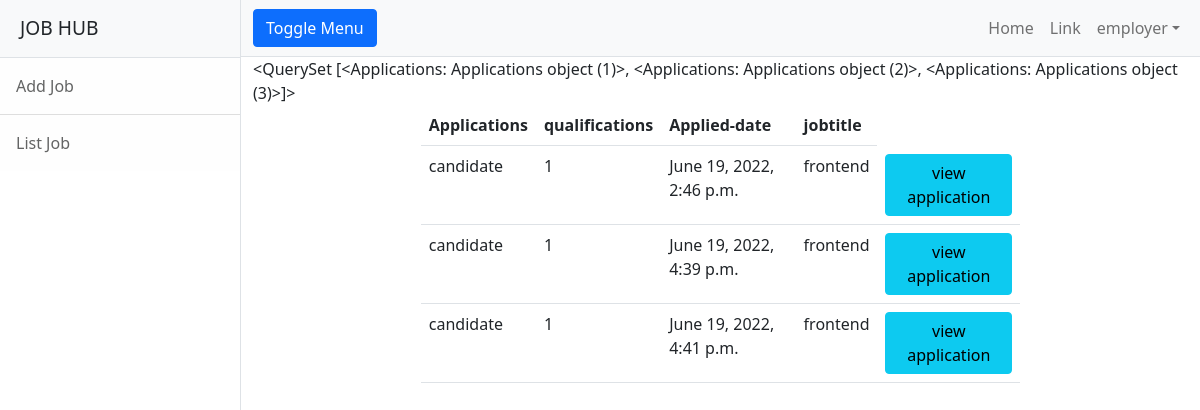
The app's page /employer/applications/all/2 (signed in), older data.
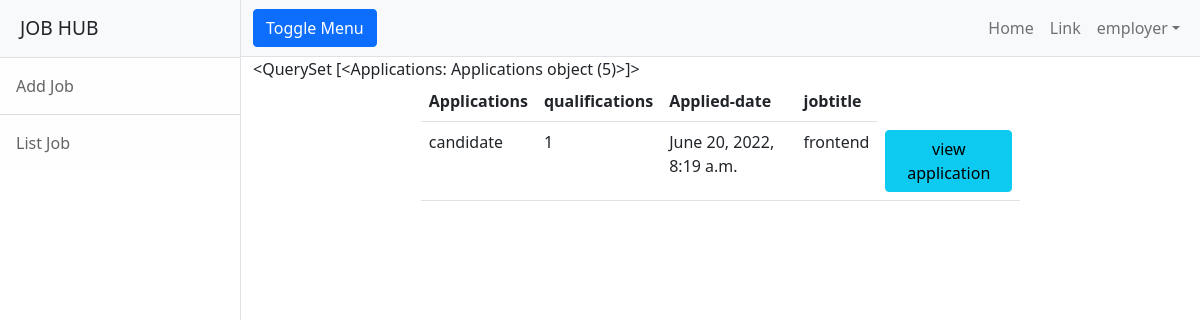
The same page, newer data.
### employer/models.py (models this page shows, shortened)
class Applications(models.Model):
        applicant = models.ForeignKey(User, on_delete=models.CASCADE,
                                      related_name="applicant")  # no of applicants can apply an applications ie  many to one-foreignkey
        job = models.ForeignKey(Jobs, on_delete=models.CASCADE)  # many job can apply  a candidate
        options = (
            ("applied", "applied"),  # (values in backend, display)
            ("accepted", "accepted"),
            ("rejected", "rejected"),
            ("pending", "pending"),
            ("cancelled", "cancelled")
        )
        status = models.CharField(max_length=120, choices=options, default="applied")
        date = models.DateTimeField(auto_now_add=True)
        class Meta:
            unique_together=("applicant","job")#befor thie its stop only apply job via client if we apply the job through the url it is posted again and again

class User(AbstractUser):
    options=(
             ("employer","employer"),
             ("candidate","candidate")
             )
    role=models.CharField(max_length=120,choices=options,default="candidate")
    phone=models.CharField(max_length=12,null=True)

class Jobs(models.Model):#mapping to table in db
    job_title=models.CharField(max_length=150)
    company=models.ForeignKey(User,on_delete=models.CASCADE,related_name="company")#company is adding the job so it is foreign key-one to many
    location=models.CharField(max_length=150)
    salary=models.PositiveIntegerField(null=True)#if the field is not added it will be added to db
    experience=models.PositiveIntegerField(default=0)#if the person has no experence then it will default as zero but if we added the experience it will change..
    created_date=models.DateField(auto_now_add=True)#obtain automatically current date and time
    last_date=models.DateField(null=True)
    active_status=models.BooleanField(default=True)#

### candidates/models.py (models this page shows)
class CandidateProfile(models.Model):
    user=models.OneToOneField(User,on_delete=models.CASCADE,related_name="candidate")
    profile_pic=models.ImageField(upload_to="candprofiles")
    resume=models.FileField(upload_to="cvs",null=True)
    qualification=models.CharField(max_length=120)
    skills=models.CharField(max_length=120)
    experience=models.PositiveIntegerField(default=0)

### employer/views.py (the view)
# urls.py: path("applications/all/<int:id>",views.EmployeeListApplications.as_view(),name="emp-appjoblist"),
@method_decorator(signin_required,name='dispatch')
class EmployeeListApplications(ListView):
    model=Applications
    context_object_name = "applications"
    template_name = "empl-applist.html"
    def get_queryset(self):
        return Applications.objects.filter(job=self.kwargs.get("id"),status="applied")#exclude the status=cancelled.

### employer/templates/empl-applist.html
{%extends 'base.html'%}
{%block body_block%}
{{applications}}
<div class="container">
    <div class="row">
        <div class="col-2"></div>
        <div class="col-8">
            <table class="table">
                <tr>
                    <th>Applications</th>
                    <th>qualifications</th>
                    <th>Applied-date</th>
                    <th>jobtitle</th>
                </tr>
                {%for application in applications%}
                <tr>
                    <td>{{application.applicant.username}}</td>
                    <td>{{application.applicant.candidate.qualification}}</td>
                    <td>{{application.date}}</td>
                    <td>{{application.job.job_title}}</td>
                    <td><a href="{%url 'emplyee-detailapp' application.id%}" class="btn btn-info"> view application</a>
                    </td>
                </tr>
                {%endfor%}
            </table>
        </div>
        <div class="col-2"></div>
    </div>
</div>
{%endblock%}

Row changes from the older to the newer data that the page shows:
no longer on this page (row edited): Applications: id "<QuerySet [<Applications: Applications object (1)>, <Applications: Applications object (2)>, <Applications: Applications object (3)>]>", applicant.username "candidate", applicant.candidate.qualification "1", date "June 19, 2022, 2:46 p.m.", job.job_title "frontend"
no longer on this page (row edited): Applications: applicant.username "candidate", applicant.candidate.qualification "1", date "June 19, 2022, 4:39 p.m.", job.job_title "frontend"
no longer on this page (row edited): Applications: applicant.username "candidate", applicant.candidate.qualification "1", date "June 19, 2022, 4:41 p.m.", job.job_title "frontend"
added Applications: id "<QuerySet [<Applications: Applications object (5)>]>", applicant.username "candidate", applicant.candidate.qualification "1", date "June 20, 2022, 8:19 a.m.", job.job_title "frontend"
